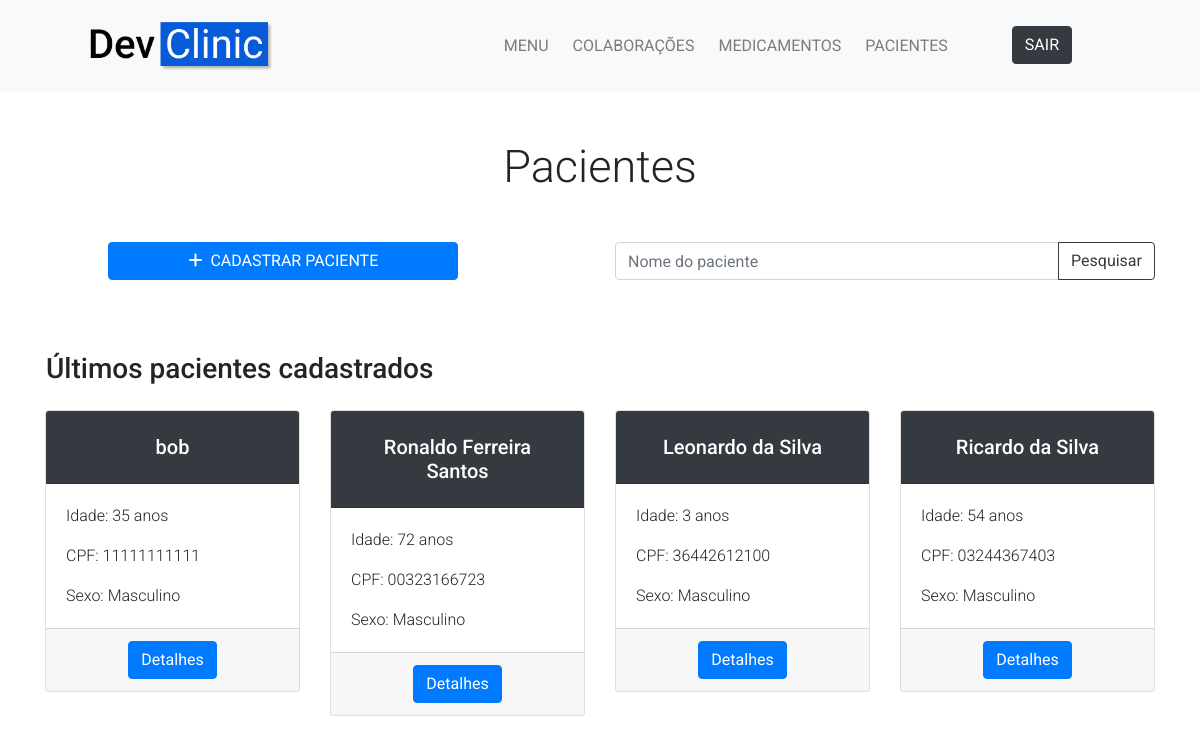
The app's page /paciente/ (signed in), older data.
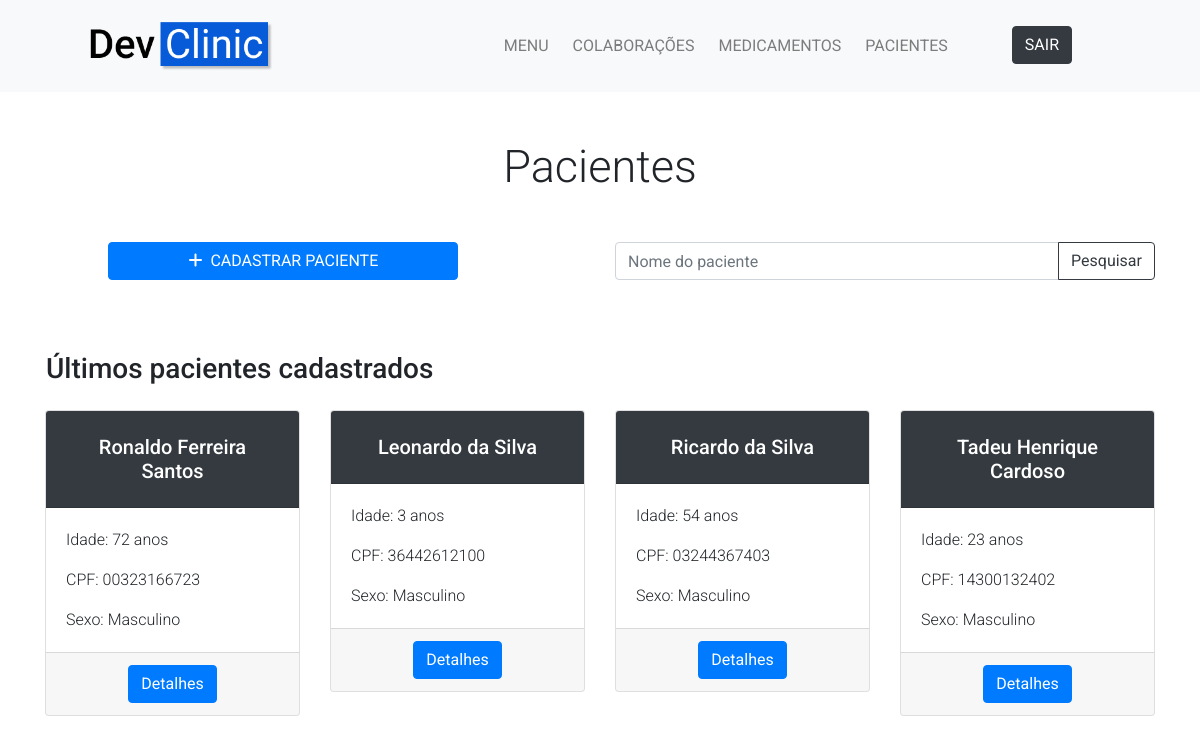
The same page, newer data.
### paciente/models.py (models this page shows, shortened)
class Paciente(models.Model):
    SEXO_CHOICES = (
        ('Feminino', 'Feminino'),
        ('Masculino', 'Masculino')
    )
    nome = models.CharField(max_length=200)
    idade = models.BigIntegerField()
    cpf = models.CharField(max_length=11)
    sexo = models.CharField(max_length=9, choices=SEXO_CHOICES)
    datadecadastro = models.DateTimeField(auto_now_add=True)

### paciente/views.py (the view)
# urls.py: path('', views.menupaciente, name='menupaciente'),
@login_required
def menupaciente(request):
    if request.method == 'GET':
        pesquisa = request.GET.get('nome')
        if not pesquisa:
            pacientes = Paciente.objects.order_by('-datadecadastro')[:4]
            return render(request, 'paciente/menupaciente.html', {'pacientes':pacientes})
        else:
            pacientes = Paciente.objects.filter(nome__contains=pesquisa)
            return render(request, 'paciente/pesquisapaciente.html', {'pacientes':pacientes})

### paciente/templates/paciente/menupaciente.html (shortened to what this page needs)
{% extends '../main/base.html' %}
{% block content %}
  <section class="py-5">
    <div class="container">
      <h1 class="display-4 text-center big-display">Pacientes</h1>
      <div class="row justify-content-center mt-5">
        <div class="col-lg-4 mx-auto">
          <a href="{% url 'paciente:criarpaciente' %}" class="btn btn-primary btn-block mb-4"><i class="fas fa-plus mr-1"></i> CADASTRAR PACIENTE</a>
        </div>
        <div class="col-lg-6 ml-auto">
          <form method="GET">
            <div class="form-group">
              <div class="input-group">
                <input type="text" name="nome" class="form-control" placeholder="Nome do paciente">
                <div class="input-group-append">
                  <button type="submit" class="btn btn-outline-dark">Pesquisar</button>
                </div>
              </div>
            </div>
          </form>
        </div>
      </div>
      <div class="row mt-5">
        {% if pacientes %}
          <h3 class="ml-3">Últimos pacientes cadastrados</h3>
        {% else %}
          <h3>Sem pacintes cadastrados</h3>
        {% endif %}
      </div>
      {% if pacientes %}
        <div class="row mt-3">
          {% for paciente in pacientes %}
            <div class="col-lg-3">
              <div class="card mb-4">
                <div class="card-header bg-dark text-white text-center py-4 ">
                  <h3 class="mb-0 medium-display">{{ paciente.nome|striptags|truncatechars:23 }}</h3>
                </div>
                <div class="card-body">
                  <p class="card-info">Idade: {{ paciente.idade }} anos</p>
                  <p class="card-info">CPF: {{ paciente.cpf }}</p>
                  <p class="card-info mb-0">Sexo: {{ paciente.sexo }}</p>
                </div>
                <div class="card-footer text-center">
                  <a href="{% url 'paciente:verpaciente' paciente.id %}" class="btn btn-primary">Detalhes</a>
                </div>
              </div>
            </div>
          {% endfor %}
        </div>
      {% endif %}
    </div>
  </section>
{% endblock %}

### main/templates/main/base.html (shortened to what this page needs)
<!DOCTYPE html>
{% load static %}
<html lang="pt-br" dir="ltr">
<head>
  <link rel="stylesheet" href="https://stackpath.bootstrapcdn.com/bootstrap/4.5.0/css/bootstrap.min.css"
 />
  <link rel="stylesheet" href="../../static/main/css/style.css">
</head>
<body>
  <nav class="navbar navbar-expand-lg bg-light navbar-light py-3" id="main-nav">
    <a href="{% url 'home' %}" class="navbar-brand ml-5"><img src="{% static 'main/Logo.png' %}" class="ml-4" alt="Logo"
        height="50px" width="auto" id="logo-navbar" /></a>
    <div class="collapse navbar-collapse mr-5 pr-5" id="navbarCollapse">
      <ul class="navbar-nav ml-auto">
        <li class="nav-item">
          <a href="{% url 'home' %}" class="nav-link ml-2">MENU</a>
        </li>
        <li class="nav-item ml-2">
          <a href="{% url 'colaboracao:menucolaboracao' %}" class="nav-link">COLABORAÇÕES</a>
        </li>
        <li class="nav-item ml-2">
          <a href="{% url 'medicamento:menumedicamento' %}" class="nav-link">MEDICAMENTOS</a>
        </li>
        <li class="nav-item ml-2">
          <a href="{% url 'paciente:menupaciente' %}" class="nav-link">PACIENTES</a>
        </li>
        <li class="nav-item ml-2">
          <form action="{% url 'logoutusuario' %}" method="POST">
            <button type="submit" class="btn btn-dark ml-5 mr-3" id="sair-button">SAIR</button>
          </form>
        </li>
      </ul>
    </div>
  </nav>
  {% block content %} {% endblock %}
</body>
</html>

### main/static/main/css/style.css (style rules this page uses)
body { font-family: 'Roboto', sans-serif; }
.card-info { font-size: 16px; font-weight: 300; }
.big-display { font-size: 45px; }
.medium-display { font-size: 20px; }

Row changes from the older to the newer data that the page shows:
removed Paciente: nome "bob", idade "35", cpf "11111111111", sexo "Masculino"
now on this page (row unchanged): Paciente: nome "Tadeu Henrique Cardoso", idade "23", cpf "14300132402", sexo "Masculino"
